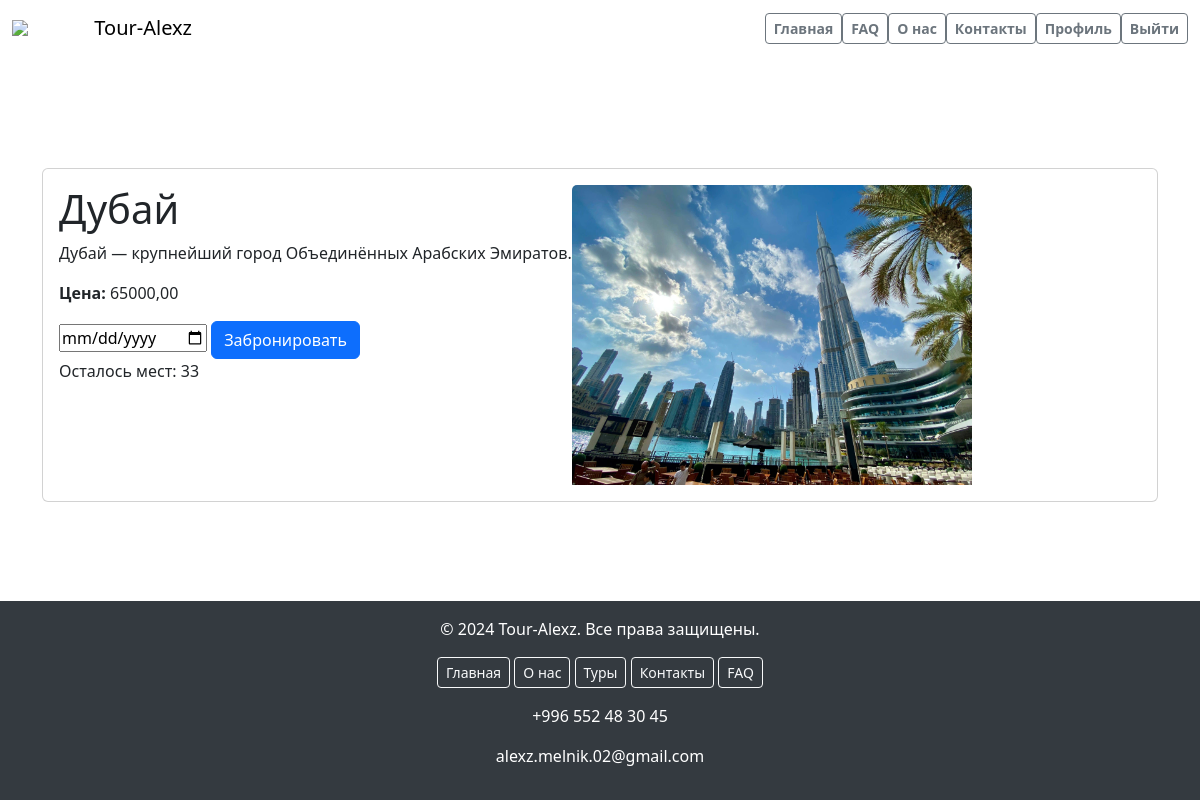
Page /tour_detail/4/ (signed in) on the earlier database version.
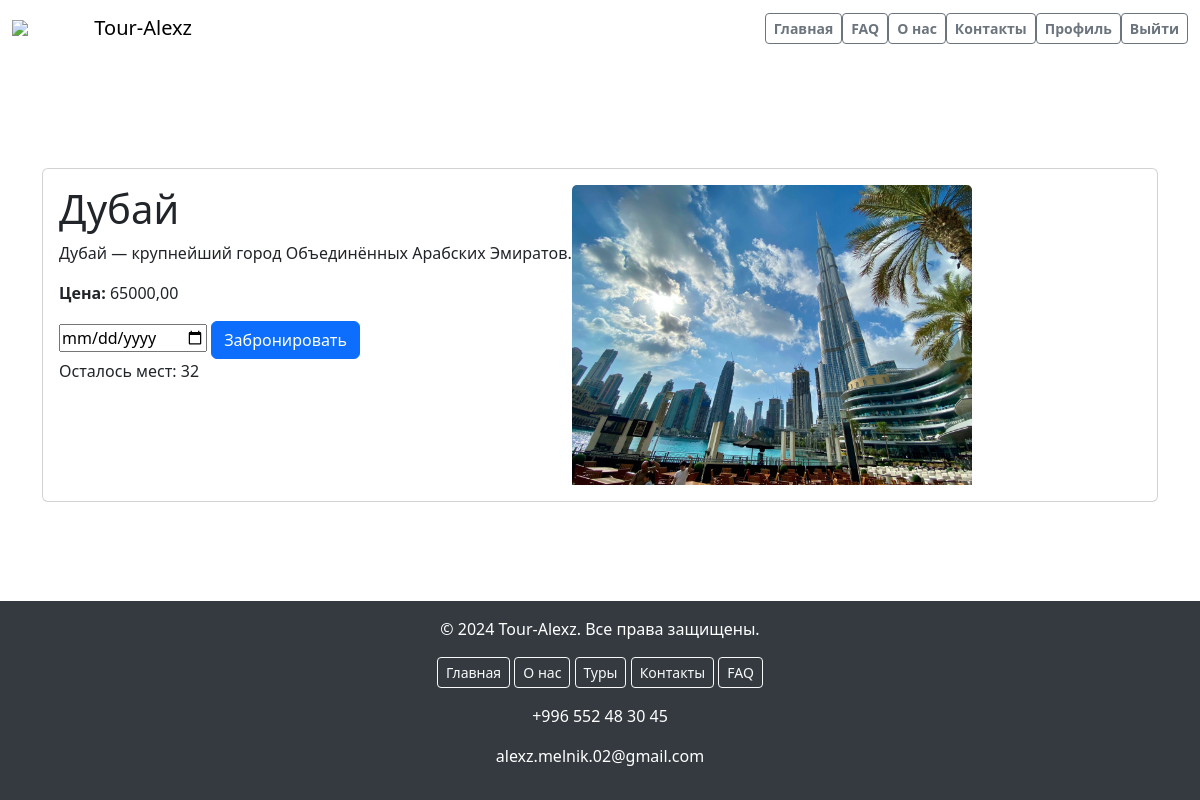
Same page on the later database version.
### main/models.py (models this page shows, shortened)
class Tour(models.Model):
    destination = models.ForeignKey(Destination, on_delete=models.CASCADE)
    user = models.ForeignKey(User, on_delete=models.CASCADE)
    price = models.DecimalField(max_digits=10, decimal_places=2)
    image = models.ImageField(upload_to='tour_detail_imаge/')
    available_seats = models.IntegerField(default=50)
    book_data = models.DateField(auto_now_add=True)

class Destination(models.Model):
    name = models.CharField(max_length=50)
    description = models.TextField()
    image = models.ImageField(upload_to='destination/')

### main/views.py (the view)
# urls.py: path('tour_detail/<int:pk>/', views.tour_detail, name='tour_detail'),
@login_required
def tour_detail(request, pk):
    tour = get_object_or_404(Tour, pk=pk)
    is_booked = False
    if request.user.is_authenticated:
        is_booked = Book_list.objects.filter(user=request.user, tour=tour).exists()
    tour_images = TourImage.objects.filter(tour=tour)
    return render(request, 'main/tour_detail.html', {'tour': tour, 'is_booked': is_booked, 'tour_images': tour_images})

### templates/main/tour_detail.html (shortened to what the changed rows need)
{% load static %}
<!DOCTYPE html>
<html lang="en">
<head>
    <link href="https://cdn.jsdelivr.net/npm/bootstrap@5.3.3/dist/css/bootstrap.min.css" rel="stylesheet"
>
</head>
<body>
<div class="container">
    <br><br><br><br><br><br><br>
    <div class="card">
        <div class="card-body d-flex">
            <div class="card-content">
                <h1 class="card-title"> {{ tour.destination.name }}</h1>
                <p class="card-text">{{ tour.destination.description }}</p>
                <p class="card-text"><strong>Цена:</strong> {{ tour.price }}</p>
                {% if user.is_authenticated %}
                {% if is_booked %}
                <button class="btn btn-success" disabled>Забронировано</button>
                {% else %}
                <form method="post" action="{% url 'book_tour' pk=tour.pk %}">
                    <input type="date" name="date" required="" id="id_date">
                    <button type="submit" class="btn btn-primary">Забронировать</button>
                </form>
                <p>Осталось мест: {{ tour.available_seats }}</p>
                {% endif %}
                {% else %}
                <a href="{% url 'login' %}" class="btn btn-primary">Войти</a>
                <a href="{% url 'register' %}" class="btn btn-primary">Зарегистрироваться</a>
                {% endif %}
            </div>
        </div>
    </div>
</div>
</body>
</html>

Differences in the rows shown:
changed Tour "Дубай": available_seats "33" → "32"
